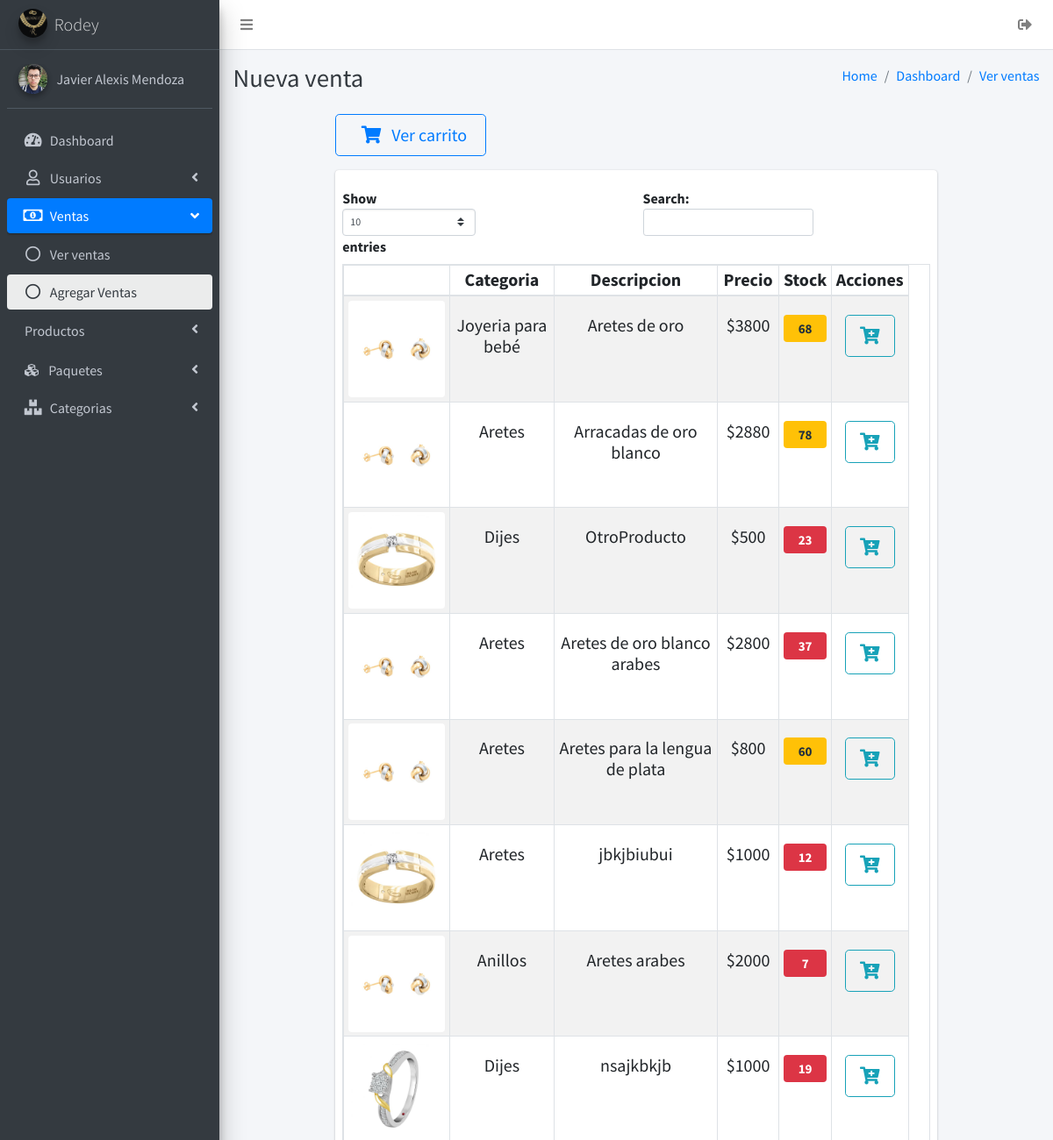
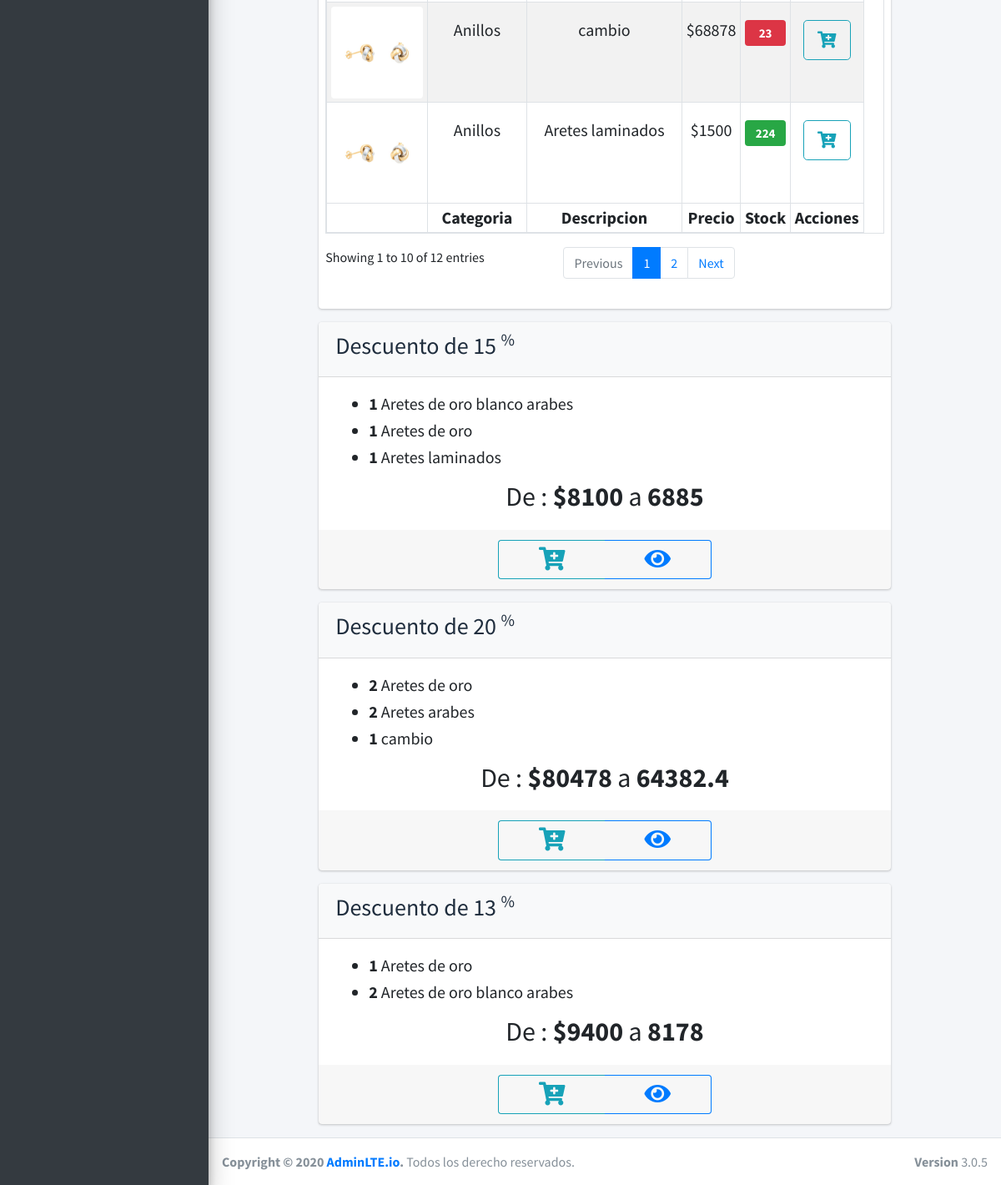
The page /ventas/accionesVenta/nuevaVenta.php (signed in) on the database its author committed (2 pictures, top to bottom).
### tables this page shows
CREATE TABLE `usuarios` (
  `idusuarios` int NOT NULL AUTO_INCREMENT,
  `nombre` varchar(45) NOT NULL,
  `apellidoP` varchar(45) NOT NULL,
  `apellidoM` varchar(45) NOT NULL,
  `numeroCelular` varchar(20) DEFAULT NULL,
  `correoElectronico` varchar(45) DEFAULT NULL,
  `direccion` varchar(100) DEFAULT NULL,
  `estado` tinyint(1) NOT NULL DEFAULT '1',
  `usuario` varchar(30) NOT NULL,
  `contraseña` varchar(300) NOT NULL,
  `imgUsuario` varchar(200) DEFAULT NULL,
  `categoria_usuario` int NOT NULL,
  PRIMARY KEY (`idusuarios`),
  KEY `fk_categoria_idx` (`categoria_usuario`),
  CONSTRAINT `fk_categoria` FOREIGN KEY (`categoria_usuario`) REFERENCES `categoria_usuario` (`idcategoria_usuario`)
);

CREATE TABLE `producto` (
  `idProducto` int NOT NULL AUTO_INCREMENT,
  `categoria_kf` int NOT NULL,
  `descripcion` varchar(150) NOT NULL,
  `costo_compra` float NOT NULL,
  `costo_venta` float NOT NULL,
  `cantidad_stock` int NOT NULL,
  `img_producto` varchar(200) DEFAULT NULL,
  PRIMARY KEY (`idProducto`),
  KEY `fk_producto_categoria_idx` (`categoria_kf`),
  CONSTRAINT `fk_producto_categoria` FOREIGN KEY (`categoria_kf`) REFERENCES `categoria_producto` (`idcategoria_producto`)
);

CREATE TABLE `categoria_producto` (
  `idcategoria_producto` int NOT NULL AUTO_INCREMENT,
  `categoria` varchar(45) NOT NULL,
  PRIMARY KEY (`idcategoria_producto`)
);

CREATE TABLE `stockUsuario` (
  `idUsuario` int NOT NULL,
  `idProducto` int NOT NULL,
  `cantidadProducto` int NOT NULL,
  KEY `fk_stockProducto_idx` (`idProducto`),
  KEY `fk_stockUsuario_idx` (`idUsuario`),
  CONSTRAINT `fk_stockProducto` FOREIGN KEY (`idProducto`) REFERENCES `producto` (`idProducto`),
  CONSTRAINT `fk_stockUsuario` FOREIGN KEY (`idUsuario`) REFERENCES `usuarios` (`idusuarios`)
);

CREATE TABLE `Paquetes` (
  `idpaquete` int NOT NULL AUTO_INCREMENT,
  `idusuario` int NOT NULL,
  `fecha` datetime NOT NULL,
  `precioOriginal` float NOT NULL,
  `precioVenta` float NOT NULL,
  `porcentaje` float NOT NULL,
  PRIMARY KEY (`idpaquete`),
  KEY `idpaquete_idx` (`idpaquete`),
  KEY `fk_usuario_idx` (`idusuario`),
  CONSTRAINT `fk_usuario` FOREIGN KEY (`idusuario`) REFERENCES `usuarios` (`idusuarios`)
);

### ventas/accionesVenta/nuevaVenta.php (the view, shortened to what the rows shown need)
<?php
include '../../sessionIniciada.php';
?>
<!DOCTYPE html>
<html>
<head>
    <link rel="stylesheet" href="../../plugins/fontawesome-free/css/all.min.css">
    <link rel="stylesheet" href="https://code.ionicframework.com/ionicons/2.0.1/css/ionicons.min.css">
    <link rel="stylesheet" href="../../plugins/tempusdominus-bootstrap-4/css/tempusdominus-bootstrap-4.min.css">
    <link rel="stylesheet" href="../../dist/css/adminlte.min.css">
    <link rel="stylesheet" href="../../plugins/overlayScrollbars/css/OverlayScrollbars.min.css">
</head>
<body class="hold-transition sidebar-mini layout-fixed">
    <div class="wrapper">
        <aside class="main-sidebar sidebar-dark-primary elevation-4">
            <div class="sidebar">
                <div class="user-panel mt-3 pb-3 mb-3 d-flex">
                    <div class="image">
                        <img src="../<?= $IMGUSER ?>" class="img-circle elevation-2" alt="User Image">
                    </div>
                    <div class="info">
                        <a href="#" class="d-block"><?php echo $NOMBREUSER ?></a>
                    </div>
                </div>
            </div>
        </aside>
        <div class="content-wrapper">
            <div class="content-header">
                <div class="container-fluid">
                    <div class="row mb-2">
                        <div class="col-sm-6">
                            <h1 class="m-0 text-dark">Nueva venta</h1>
                        </div>
                    </div>
                </div>
            </div>
            <section class="content">
                <div class="container-fluid">
                    <?php
                    include '../../conexiones/conexion.php';
                    $sql = "CALL select_productos_usuario(" . $_SESSION['idusuario'] . ")";
                    $resultado = $conexion->query($sql);
                    ?>
                    <div class="row justify-content-center">
                        <div class="col-lg-9 col-md-10 col-sm-12 justify-content-center">
                            <div class="card">
                                <div
                                    class="card-body w-100 px-2                                                                                                                                                                                                              ">
                                    <table id="example2"
                                        class="table-sm table-hover table-responsive table table-striped table-bordered text-center">
                                        <thead>
                                            <tr class="h5">
                                                <th></th>
                                                <th>Categoria</th>
                                                <th>Descripcion</th>
                                                <th>Precio</th>
                                                <th>Stock</th>
                                                <th>Acciones</th>
                                            </tr>
                                        </thead>
                                        <tbody>
                                            <?php
                                            $var=0;
                                            while ($mostrar = mysqli_fetch_array($resultado)) {
                                                $img = $mostrar['img'];
                                            ?>
                                            <tr>
                                                <td><img src="../../img_productos/<?= $img ?>" class="img-rounded"
                                                        alt="" width="110" data-toggle="modal"
                                                        data-target="#exampleModal<?=$var?>"></td>
                                                <td>
                                                    <p class="mt-3 h5 text-center"><?php echo $mostrar['categoria'] ?>
                                                    </p>
                                                </td>
                                                <td>
                                                    <p class="mt-3 h5 text-center"><?php echo $mostrar['descripcion'] ?>
                                                    </p>
                                                </td>
                                                <td>
                                                    <p class="mt-3 h5 text-center"><?php echo '$' . $mostrar['costo'] ?>
                                                    </p>
                                                </td>
                                                <td>
                                                    <p class="mt-3 h5 text-center"><span
                                                            class="badge mt-3 d-block py-2 <?= ($mostrar['stock'] < 50) ? "badge-danger" : (($mostrar['stock'] < 100) ? "badge-warning" : "badge-success") ?> "><?php echo $mostrar['stock'] ?></span>
                                                    </p>
                                                </td>
                                                <td>
                                                    <div class="btn-group btn-group  mt-3">
                                                        <a class="btn btn-lg btn-outline-info"
                                                            href="add.php?idp=<?= $mostrar['id_producto'] ?>"><i
                                                                class="fas fa-cart-plus"></i></a>
                                                    </div>
                                                </td>
                                            </tr>
                                            <?php $var=$var+1;} ?>
                                        </tbody>
                                        <tfoot>
                                            <tr class="h5">
                                                <th></th>
                                                <th>Categoria</th>
                                                <th>Descripcion</th>
                                                <th>Precio</th>
                                                <th>Stock</th>
                                                <th>Acciones</th>
                                            </tr>
                                        </tfoot>
                                    </table>
                                </div>
                            </div>
                        </div>
                    </div>
                    <div class="row justify-content-center ">
                        <?php
                        include '../../conexiones/conexion.php';
                        $sqlPaquetes = "SELECT * FROM Joyeria.Paquetes;";
                        $resPaquetes = $conexion->query($sqlPaquetes);
                        while ($mostrar = mysqli_fetch_array($resPaquetes)) {
                            include '../../conexiones/conexion.php';
                            $sqlgetPaquete = 'call getCountProductosPaquete(' . $mostrar['idpaquete'] . ','.$_SESSION['idusuario'].');';
                            $packList = $conexion->query($sqlgetPaquete);
                            $numeroT=mysqli_num_rows($packList);
                            $mtp = mysqli_fetch_array($packList);
                            if(isset($mtp['total']) && $mtp['total']==$numeroT){
                                include '../../conexiones/conexion.php';
                                $sqlgetPaqueteRest = 'call getPaquetes(' . $mostrar['idpaquete'] . ');';
                                $packListRest = $conexion->query($sqlgetPaqueteRest);
                                $lista = "";
                                while ($mtpRest = mysqli_fetch_array($packListRest)) {
                                    $lista .= "<li class='h5'>";
                                    $lista .= "<strong>". $mtpRest['cantidad_T']."</strong>" . " " . $mtpRest['descripcion'];
                                    $lista .= "</li>";
                                }
                                echo '<div class="col-lg-9 col-sm-12 col-md-10 ">
                                        <div class="card card-light">
                                            <div class="card-header d-flex justify-content-between">
                                                <h3 class="text-left">Descuento de ' . $mostrar['porcentaje'] . ' <sup style="font-size: 20px">%</sup> </h3>
                                            </div>
                                            <div class="card-body">
                                                <ul>
                                                    ' . $lista . '
                                                </ul>
                                            <p class="card-text text-center h2">De : <strong >$' . $mostrar['precioOriginal'] . '</strong> a <strong>'.$mostrar['precioVenta'].'</strong></p>
                                            </div>
                                            <div class="card-footer text-center text-muted">
                                                <div class="btn-group ">
                                                    <a href="add.php?idpack=' . $mostrar['idpaquete'] . '" class="btn btn-outline-info px-5 border-right-0"><strong   class="h3"><i class="fas fa-cart-plus"></i></strong></a>
                                                    <a href="verPaquete.php?idp=' . $mostrar['idpaquete'] . '" class="btn btn-outline-primary px-5 border-left-0"><strong   class="h3"><i class="fas fa-eye"></i></strong></a>
                                                </div>
                                            </div>
                                        </div>
                                    </div>';
                            }
                        }
                        ?>
                    </div>
                </div>
            </section>
        </div>
    </div>
</body>
</html>

### rows shown on the page
usuarios: imgUsuario (picture), NOMBREUSER "Javier Alexis Mendoza"
producto: img_producto (picture), categoria_kf.categoria "Joyeria para bebé", descripcion "Aretes de oro", costo_venta "3800", stockusuario.cantidadProducto "68"
producto: img_producto (picture), categoria_kf.categoria "Aretes", descripcion "Arracadas de oro blanco", costo_venta "2880", stockusuario.cantidadProducto "78"
producto: img_producto (picture), categoria_kf.categoria "Dijes", descripcion "OtroProducto", costo_venta "500", stockusuario.cantidadProducto "23"
producto: img_producto (picture), categoria_kf.categoria "Aretes", descripcion "Aretes de oro blanco arabes", costo_venta "2800", stockusuario.cantidadProducto "37"
producto: img_producto (picture), categoria_kf.categoria "Aretes", descripcion "Aretes para la lengua de plata", costo_venta "800", stockusuario.cantidadProducto "60"
producto: img_producto (picture), categoria_kf.categoria "Aretes", descripcion "jbkjbiubui", costo_venta "1000", stockusuario.cantidadProducto "12"
producto: img_producto (picture), categoria_kf.categoria "Anillos", descripcion "Aretes arabes", costo_venta "2000", stockusuario.cantidadProducto "7"
producto: img_producto (picture), categoria_kf.categoria "Dijes", descripcion "nsajkbkjb", costo_venta "1000", stockusuario.cantidadProducto "19"
producto: img_producto (picture), categoria_kf.categoria "Anillos", descripcion "cambio", costo_venta "68878", stockusuario.cantidadProducto "23"
producto: img_producto (picture), categoria_kf.categoria "Anillos", descripcion "Aretes laminados", costo_venta "1500", stockusuario.cantidadProducto "224"
paquetes: porcentaje "15", cantidad_T "1", descripcion "Aretes de oro blanco arabes", descripcion "Aretes de oro", descripcion "Aretes laminados", precioOriginal "8100", precioVenta "6885"
paquetes: porcentaje "20", cantidad_T "2", descripcion "Aretes de oro", descripcion "Aretes arabes", cantidad_T "1", descripcion "cambio", precioOriginal "80478", precioVenta "64382.4"
paquetes: porcentaje "13", cantidad_T "1", descripcion "Aretes de oro", cantidad_T "2", descripcion "Aretes de oro blanco arabes", precioOriginal "9400", precioVenta "8178"
